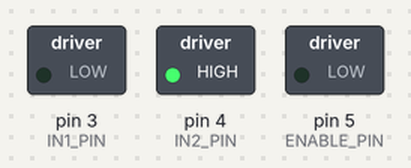
Recording of a sketch running on a simulated Arduino Uno, built with avr-gcc and run on an emulated ATmega328P. Shown: switched loads named in the sketch (green lamp = pin HIGH).

Above: at 0.1 s.
Timing chart, 0 to 1.6 s (numbered marks = the images above):
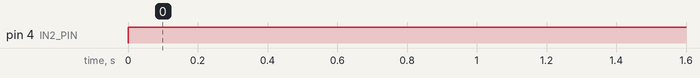

Measured:
- by itself, pin 4 (IN2_PIN): LOW → HIGH at 0.00 s

The sketch:

main.ino
```cpp
//Arduino pins for L293D motor driver - where to connect what on the Arduino

//Pin 3 on Arduino - Connect to pin 2 (IN1) of L293D
#define IN1_PIN 3

//Pin 4 on Arduino - Connect to pin 7 (IN1) of L293D
#define IN2_PIN 4

//Pin 5 on Arduino - Connect to pin 1 (ENABLE 1) of L293D
#define ENABLE_PIN 5

int fanOutput; //Used to store fan output value [0-255] where 0 == off & 255 == full on

void setup() {
  // put your setup code here, to run once:
  //When an enable input is high, the associated drivers are enabled,
  //and their outputs are active and in phase with their inputs.
  pinMode(ENABLE_PIN,OUTPUT); //Enables driver 1 and 2 - works like a PWM. Output anywhere between 0-255 on this pin to control speed
  pinMode(IN1_PIN,OUTPUT); //Activates the pin on the Arduino, corresponding to the IN1 on the L293D, for output
  pinMode(IN2_PIN,OUTPUT); //Activates the pin on the Arduino, corresponding to the IN2 on the L293D, for output
  fanOutput = 0;
}

void loop() {
  // put your main code here, to run repeatedly:
  digitalWrite(IN1_PIN, LOW);
  digitalWrite(IN2_PIN, HIGH);
  fanOutput = 0;
  analogWrite(ENABLE_PIN, fanOutput); //Write the desired output level [0-255] to the motor, this controls the speed with a PWM
  delay(100);


}
```
